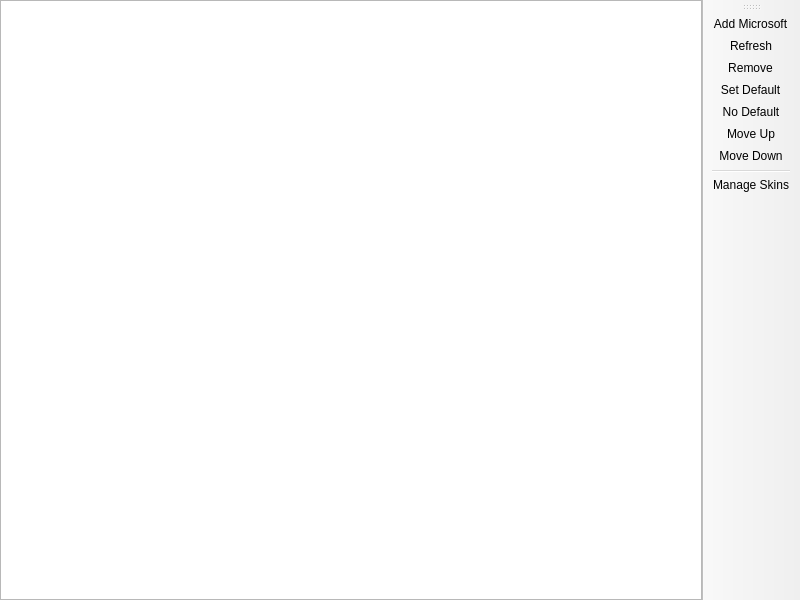
<?xml version="1.0" encoding="UTF-8"?>
<ui version="4.0">
 <class>AccountListPage</class>
 <widget class="QMainWindow" name="AccountListPage">
  <property name="geometry">
   <rect>
    <x>0</x>
    <y>0</y>
    <width>800</width>
    <height>600</height>
   </rect>
  </property>
  <widget class="QWidget" name="centralwidget">
   <layout class="QHBoxLayout" name="horizontalLayout">
    <property name="leftMargin">
     <number>0</number>
    </property>
    <property name="topMargin">
     <number>0</number>
    </property>
    <property name="rightMargin">
     <number>0</number>
    </property>
    <property name="bottomMargin">
     <number>0</number>
    </property>
    <item>
     <widget class="VersionListView" name="listView">
      <property name="alternatingRowColors">
       <bool>true</bool>
      </property>
      <property name="rootIsDecorated">
       <bool>false</bool>
      </property>
      <property name="itemsExpandable">
       <bool>false</bool>
      </property>
      <property name="allColumnsShowFocus">
       <bool>true</bool>
      </property>
      <attribute name="headerStretchLastSection">
       <bool>false</bool>
      </attribute>
     </widget>
    </item>
   </layout>
  </widget>
  <widget class="WideBar" name="toolBar">
   <attribute name="toolBarArea">
    <enum>RightToolBarArea</enum>
   </attribute>
   <attribute name="toolBarBreak">
    <bool>false</bool>
   </attribute>
   <addaction name="actionAddMicrosoft"/>
   <addaction name="actionRefresh"/>
   <addaction name="actionRemove"/>
   <addaction name="actionSetDefault"/>
   <addaction name="actionNoDefault"/>
   <addaction name="actionMoveUp"/>
   <addaction name="actionMoveDown"/>
   <addaction name="separator"/>
   <addaction name="actionManageSkins"/>
  </widget>
  <action name="actionSetDefault">
   <property name="text">
    <string>&amp;Set Default</string>
   </property>
  </action>
  <action name="actionNoDefault">
   <property name="checkable">
    <bool>true</bool>
   </property>
   <property name="text">
    <string>&amp;No Default</string>
   </property>
  </action>
  <action name="actionManageSkins">
   <property name="text">
    <string>&amp;Manage Skins</string>
   </property>
   <property name="toolTip">
    <string>Manage Skins</string>
   </property>
  </action>
  <action name="actionAddMicrosoft">
   <property name="text">
    <string>&amp;Add Microsoft</string>
   </property>
  </action>
  <action name="actionRefresh">
   <property name="text">
    <string>&amp;Refresh</string>
   </property>
   <property name="toolTip">
    <string>Refresh the account tokens</string>
   </property>
  </action>
  <action name="actionRemove">
   <property name="text">
    <string>Remo&amp;ve</string>
   </property>
  </action>
  <action name="actionMoveUp">
   <property name="text">
    <string>Move &amp;Up</string>
   </property>
  </action>
  <action name="actionMoveDown">
   <property name="text">
    <string>Move &amp;Down</string>
   </property>
  </action>
 </widget>
 <customwidgets>
  <customwidget>
   <class>VersionListView</class>
   <extends>QTreeView</extends>
   <header>ui/widgets/VersionListView.h</header>
  </customwidget>
  <customwidget>
   <class>WideBar</class>
   <extends>QToolBar</extends>
   <header>ui/widgets/WideBar.h</header>
  </customwidget>
 </customwidgets>
 <resources/>
 <connections/>
</ui>
